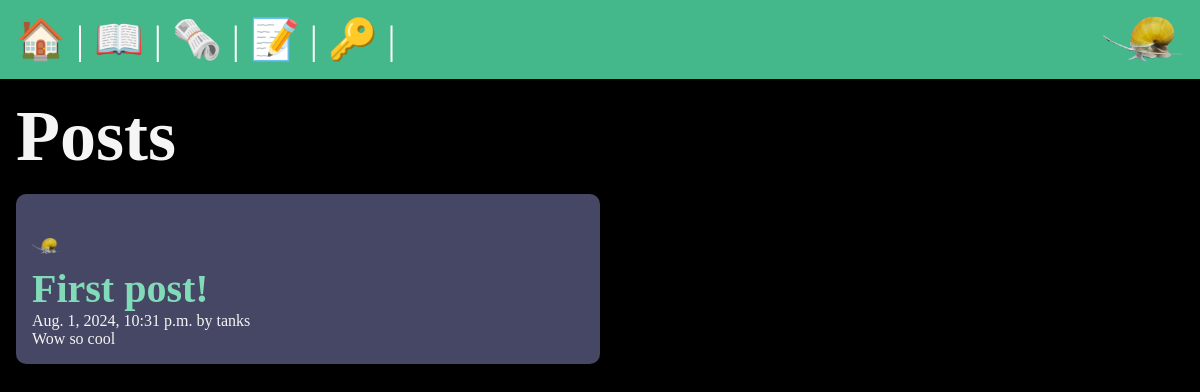
The app's page /posts/, older data.
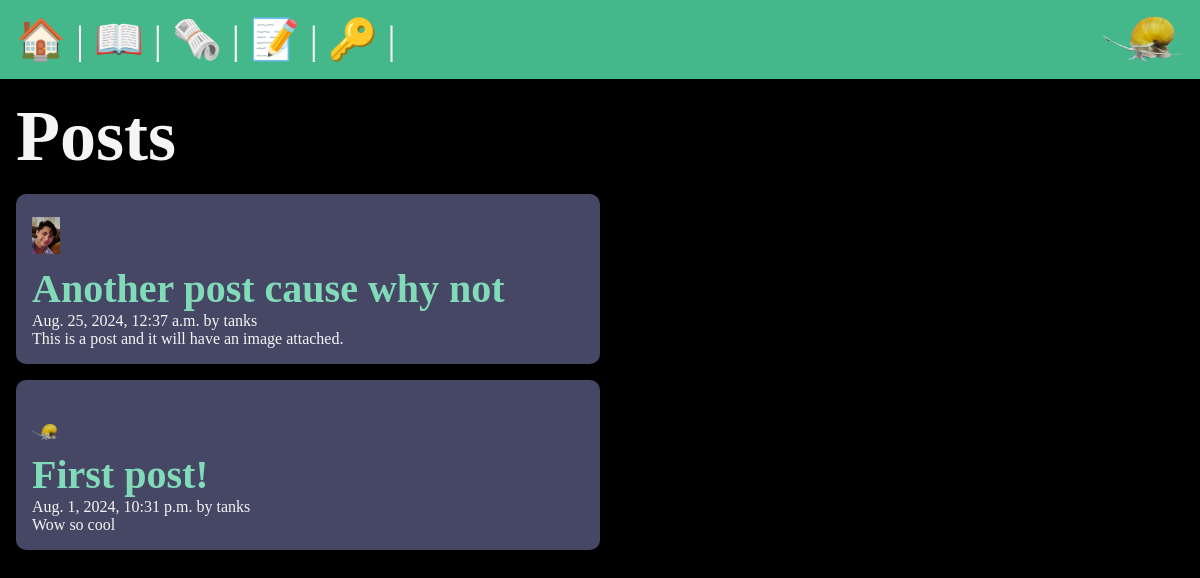
The same page, newer data.
### posts/models.py (models this page shows, shortened)
class Post(models.Model):
    title = models.CharField(max_length=75)
    body = models.TextField()
    slug = models.SlugField()
    date = models.DateTimeField(auto_now_add=True)
    banner = models.ImageField(default='snail.jpg',blank=True)
    author = models.ForeignKey(User, on_delete=models.CASCADE, default=None)

### posts/views.py (the view)
# urls.py: path('', views.posts_list, name="list"),
def posts_list(request):
    posts = Post.objects.all().order_by('-date')
    return render(request, 'posts/posts_list.html', {'posts': posts})

### posts/templates/posts/posts_list.html (shortened to what this page needs)
{% extends 'layout.html' %}
{% block content %}
    <section>
        <h1>Posts</h1>
        {% for post in posts %}
            <article class="post">
                <img
                class="post_thumbnail"
                src="{{ post.banner.url }}"
                alt="{{ post.title }}"
                />
                <h2>
                    <a href="{% url 'posts:page' slug=post.slug %}">
                    {{ post.title }}
                    </a>
                </h2>
                <p> {{ post.date }} by {{ post.author }} </p>
                <p> {{ post.body }} </p>
            </article>
        {% endfor %}
    </section>
{% endblock %}

Row changes from the older to the newer data that the page shows:
added Post: banner (picture), title "Another post cause why not", date "Aug. 25, 2024, 12:37 a.m.", author "tanks", body "This is a post and it will have an image attached."
